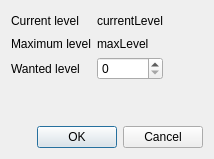
<?xml version="1.0" encoding="UTF-8"?>
<ui version="4.0">
 <class>SettingsDecomp</class>
 <widget class="QDialog" name="SettingsDecomp">
  <property name="geometry">
   <rect>
    <x>0</x>
    <y>0</y>
    <width>174</width>
    <height>120</height>
   </rect>
  </property>
  <property name="windowTitle">
   <string>Settings</string>
  </property>
  <layout class="QVBoxLayout" name="verticalLayout">
   <property name="sizeConstraint">
    <enum>QLayout::SetFixedSize</enum>
   </property>
   <item>
    <layout class="QGridLayout" name="gridLayout">
     <item row="0" column="0">
      <widget class="QLabel" name="label">
       <property name="text">
        <string>Current level</string>
       </property>
      </widget>
     </item>
     <item row="1" column="0">
      <widget class="QLabel" name="label_2">
       <property name="text">
        <string>Maximum level</string>
       </property>
      </widget>
     </item>
     <item row="2" column="0">
      <widget class="QLabel" name="label_3">
       <property name="text">
        <string>Wanted level</string>
       </property>
      </widget>
     </item>
     <item row="2" column="1">
      <widget class="QSpinBox" name="wantedLevel"/>
     </item>
     <item row="1" column="1">
      <widget class="QLabel" name="maxLevel">
       <property name="text">
        <string>maxLevel</string>
       </property>
      </widget>
     </item>
     <item row="0" column="1">
      <widget class="QLabel" name="currentLevel">
       <property name="text">
        <string>currentLevel</string>
       </property>
      </widget>
     </item>
     <item row="3" column="0">
      <spacer name="verticalSpacer">
       <property name="orientation">
        <enum>Qt::Vertical</enum>
       </property>
       <property name="sizeHint" stdset="0">
        <size>
         <width>20</width>
         <height>40</height>
        </size>
       </property>
      </spacer>
     </item>
     <item row="0" column="2">
      <spacer name="horizontalSpacer">
       <property name="orientation">
        <enum>Qt::Horizontal</enum>
       </property>
       <property name="sizeHint" stdset="0">
        <size>
         <width>40</width>
         <height>20</height>
        </size>
       </property>
      </spacer>
     </item>
    </layout>
   </item>
   <item>
    <widget class="QDialogButtonBox" name="buttonBox">
     <property name="orientation">
      <enum>Qt::Horizontal</enum>
     </property>
     <property name="standardButtons">
      <set>QDialogButtonBox::Cancel|QDialogButtonBox::Ok</set>
     </property>
    </widget>
   </item>
  </layout>
 </widget>
 <resources/>
 <connections>
  <connection>
   <sender>buttonBox</sender>
   <signal>accepted()</signal>
   <receiver>SettingsDecomp</receiver>
   <slot>accept()</slot>
   <hints>
    <hint type="sourcelabel">
     <x>248</x>
     <y>254</y>
    </hint>
    <hint type="destinationlabel">
     <x>157</x>
     <y>274</y>
    </hint>
   </hints>
  </connection>
  <connection>
   <sender>buttonBox</sender>
   <signal>rejected()</signal>
   <receiver>SettingsDecomp</receiver>
   <slot>reject()</slot>
   <hints>
    <hint type="sourcelabel">
     <x>316</x>
     <y>260</y>
    </hint>
    <hint type="destinationlabel">
     <x>286</x>
     <y>274</y>
    </hint>
   </hints>
  </connection>
 </connections>
</ui>
